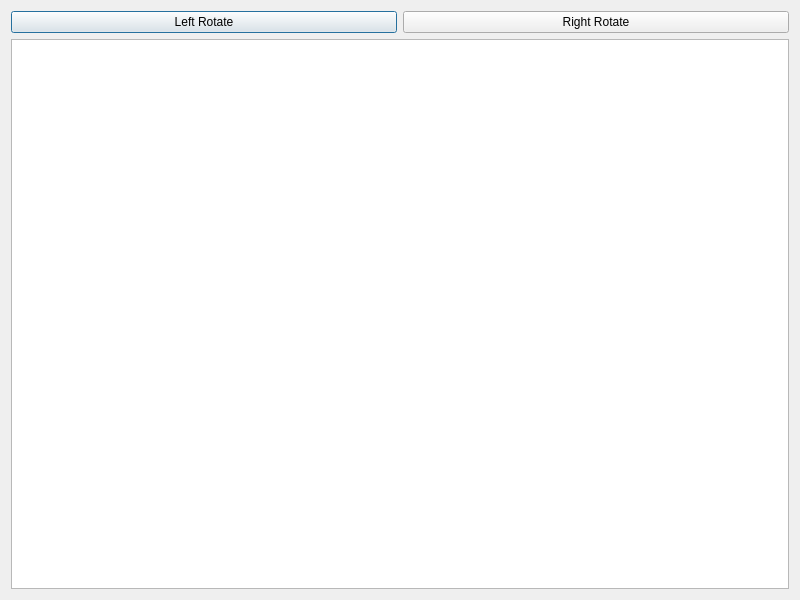
<?xml version="1.0" encoding="UTF-8"?>
<ui version="4.0">
 <class>Dialog</class>
 <widget class="QDialog" name="Dialog">
  <property name="geometry">
   <rect>
    <x>0</x>
    <y>0</y>
    <width>800</width>
    <height>600</height>
   </rect>
  </property>
  <property name="windowTitle">
   <string>Dialog</string>
  </property>
  <layout class="QVBoxLayout" name="verticalLayout">
   <item>
    <layout class="QHBoxLayout" name="horizontalLayout">
     <item>
      <widget class="QPushButton" name="pushButton">
       <property name="text">
        <string>Left Rotate</string>
       </property>
      </widget>
     </item>
     <item>
      <widget class="QPushButton" name="pushButton_2">
       <property name="text">
        <string>Right Rotate</string>
       </property>
      </widget>
     </item>
    </layout>
   </item>
   <item>
    <widget class="QGraphicsView" name="graphicsView"/>
   </item>
  </layout>
 </widget>
 <resources/>
 <connections/>
</ui>
